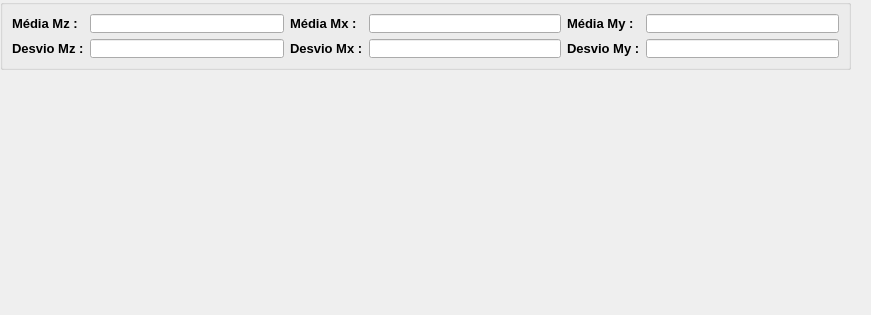
    <widget class="QWidget" name="tab_7">
     <attribute name="title">
      <string>Resultados</string>
     </attribute>
     <widget class="QGroupBox" name="groupBox_2">
      <property name="geometry">
       <rect>
        <x>0</x>
        <y>-1</y>
        <width>851</width>
        <height>71</height>
       </rect>
      </property>
      <property name="title">
       <string/>
      </property>
      <layout class="QGridLayout" name="gridLayout_5">
       <item row="0" column="0">
        <layout class="QGridLayout" name="gridLayout_9">
         <item row="0" column="0">
          <widget class="QLabel" name="label_35">
           <property name="font">
            <font>
             <pointsize>10</pointsize>
             <weight>75</weight>
             <bold>true</bold>
            </font>
           </property>
           <property name="text">
            <string>Média Mz :</string>
           </property>
          </widget>
         </item>
         <item row="0" column="1">
          <widget class="QLineEdit" name="le_VolumeBloco_3">
           <property name="font">
            <font>
             <pointsize>10</pointsize>
            </font>
           </property>
           <property name="styleSheet">
            <string notr="true">color: rgb(0, 0, 255);</string>
           </property>
           <property name="text">
            <string/>
           </property>
           <property name="readOnly">
            <bool>true</bool>
           </property>
          </widget>
         </item>
         <item row="1" column="0">
          <widget class="QLabel" name="label_36">
           <property name="font">
            <font>
             <pointsize>10</pointsize>
             <weight>75</weight>
             <bold>true</bold>
            </font>
           </property>
           <property name="text">
            <string>Desvio Mz :</string>
           </property>
          </widget>
         </item>
         <item row="1" column="1">
          <widget class="QLineEdit" name="le_VolumeBloco_4">
           <property name="font">
            <font>
             <pointsize>10</pointsize>
            </font>
           </property>
           <property name="styleSheet">
            <string notr="true">color: rgb(0, 0, 255);</string>
           </property>
           <property name="text">
            <string/>
           </property>
           <property name="readOnly">
            <bool>true</bool>
           </property>
          </widget>
         </item>
        </layout>
       </item>
       <item row="0" column="1">
        <layout class="QGridLayout" name="gridLayout_10">
         <item row="0" column="0">
          <widget class="QLabel" name="label_37">
           <property name="font">
            <font>
             <pointsize>10</pointsize>
             <weight>75</weight>
             <bold>true</bold>
            </font>
           </property>
           <property name="text">
            <string>Média Mx :</string>
           </property>
          </widget>
         </item>
         <item row="0" column="1">
          <widget class="QLineEdit" name="le_VolumeBloco_5">
           <property name="font">
            <font>
             <pointsize>10</pointsize>
            </font>
           </property>
           <property name="styleSheet">
            <string notr="true">color: rgb(255, 0, 0);</string>
           </property>
           <property name="text">
            <string/>
           </property>
           <property name="readOnly">
            <bool>true</bool>
           </property>
          </widget>
         </item>
         <item row="1" column="0">
          <widget class="QLabel" name="label_38">
           <property name="font">
            <font>
             <pointsize>10</pointsize>
             <weight>75</weight>
             <bold>true</bold>
            </font>
           </property>
           <property name="text">
            <string>Desvio Mx :</string>
           </property>
          </widget>
         </item>
         <item row="1" column="1">
          <widget class="QLineEdit" name="le_VolumeBloco_6">
           <property name="font">
            <font>
             <pointsize>10</pointsize>
            </font>
           </property>
           <property name="styleSheet">
            <string notr="true">color: rgb(255, 0, 0);</string>
           </property>
           <property name="text">
            <string/>
           </property>
           <property name="readOnly">
            <bool>true</bool>
           </property>
          </widget>
         </item>
        </layout>
       </item>
       <item row="0" column="2">
        <layout class="QGridLayout" name="gridLayout_11">
         <item row="0" column="0">
          <widget class="QLabel" name="label_39">
           <property name="font">
            <font>
             <pointsize>10</pointsize>
             <weight>75</weight>
             <bold>true</bold>
            </font>
           </property>
           <property name="text">
            <string>Média My :</string>
           </property>
          </widget>
         </item>
         <item row="0" column="1">
          <widget class="QLineEdit" name="le_VolumeBloco_7">
           <property name="font">
            <font>
             <pointsize>10</pointsize>
            </font>
           </property>
           <property name="styleSheet">
            <string notr="true">color: rgb(0, 170, 0);</string>
           </property>
           <property name="text">
            <string/>
           </property>
           <property name="readOnly">
            <bool>true</bool>
           </property>
          </widget>
         </item>
         <item row="1" column="0">
          <widget class="QLabel" name="label_40">
           <property name="font">
            <font>
             <pointsize>10</pointsize>
             <weight>75</weight>
             <bold>true</bold>
            </font>
           </property>
           <property name="text">
            <string>Desvio My :</string>
           </property>
          </widget>
         </item>
         <item row="1" column="1">
          <widget class="QLineEdit" name="le_VolumeBloco_8">
           <property name="font">
            <font>
             <pointsize>10</pointsize>
            </font>
           </property>
           <property name="styleSheet">
            <string notr="true">color: rgb(0, 170, 0);</string>
           </property>
           <property name="text">
            <string/>
           </property>
           <property name="readOnly">
            <bool>true</bool>
           </property>
          </widget>
         </item>
        </layout>
       </item>
      </layout>
     </widget>
     <widget class="matplotlibWidget" name="widget" native="true">
      <property name="geometry">
       <rect>
        <x>0</x>
        <y>65</y>
        <width>430</width>
        <height>241</height>
       </rect>
      </property>
     </widget>
     <widget class="matplotlibWidget_2" name="widget_2" native="true">
      <property name="geometry">
       <rect>
        <x>432</x>
        <y>65</y>
        <width>430</width>
        <height>241</height>
       </rect>
      </property>
     </widget>
    </widget>
